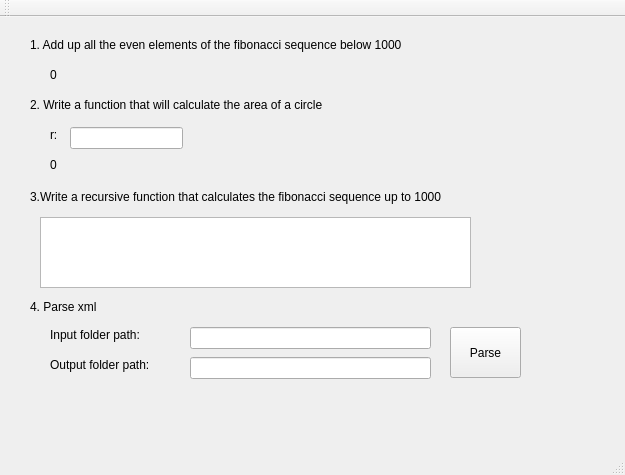
<?xml version="1.0" encoding="UTF-8"?>
<ui version="4.0">
 <class>MainWindow</class>
 <widget class="QMainWindow" name="MainWindow">
  <property name="geometry">
   <rect>
    <x>0</x>
    <y>0</y>
    <width>625</width>
    <height>475</height>
   </rect>
  </property>
  <property name="windowTitle">
   <string>MainWindow</string>
  </property>
  <widget class="QWidget" name="centralWidget">
   <widget class="QLabel" name="q1">
    <property name="geometry">
     <rect>
      <x>30</x>
      <y>20</y>
      <width>411</width>
      <height>16</height>
     </rect>
    </property>
    <property name="text">
     <string>1. Add up all the even elements of the fibonacci sequence below 1000</string>
    </property>
   </widget>
   <widget class="QLabel" name="label_q1_answer">
    <property name="geometry">
     <rect>
      <x>50</x>
      <y>50</y>
      <width>181</width>
      <height>16</height>
     </rect>
    </property>
    <property name="text">
     <string>0</string>
    </property>
   </widget>
   <widget class="QLabel" name="q1_2">
    <property name="geometry">
     <rect>
      <x>30</x>
      <y>80</y>
      <width>411</width>
      <height>16</height>
     </rect>
    </property>
    <property name="text">
     <string>2. Write a function that will calculate the area of a circle</string>
    </property>
   </widget>
   <widget class="QLineEdit" name="edit_q2_input">
    <property name="geometry">
     <rect>
      <x>70</x>
      <y>110</y>
      <width>113</width>
      <height>22</height>
     </rect>
    </property>
   </widget>
   <widget class="QLabel" name="label_q2_inputl">
    <property name="geometry">
     <rect>
      <x>50</x>
      <y>110</y>
      <width>55</width>
      <height>16</height>
     </rect>
    </property>
    <property name="text">
     <string>r:</string>
    </property>
   </widget>
   <widget class="QLabel" name="label_q2_answer">
    <property name="geometry">
     <rect>
      <x>50</x>
      <y>140</y>
      <width>251</width>
      <height>16</height>
     </rect>
    </property>
    <property name="text">
     <string>0</string>
    </property>
   </widget>
   <widget class="QLabel" name="label">
    <property name="geometry">
     <rect>
      <x>30</x>
      <y>170</y>
      <width>451</width>
      <height>20</height>
     </rect>
    </property>
    <property name="text">
     <string>3.Write a recursive function that calculates the fibonacci sequence up to 1000</string>
    </property>
   </widget>
   <widget class="QTextBrowser" name="text_q3_answer">
    <property name="geometry">
     <rect>
      <x>40</x>
      <y>200</y>
      <width>431</width>
      <height>71</height>
     </rect>
    </property>
   </widget>
   <widget class="QLabel" name="label_2">
    <property name="geometry">
     <rect>
      <x>30</x>
      <y>280</y>
      <width>451</width>
      <height>20</height>
     </rect>
    </property>
    <property name="text">
     <string>4. Parse xml</string>
    </property>
   </widget>
   <widget class="QLineEdit" name="edit_q4_inputfile">
    <property name="geometry">
     <rect>
      <x>190</x>
      <y>310</y>
      <width>241</width>
      <height>22</height>
     </rect>
    </property>
   </widget>
   <widget class="QLineEdit" name="edit_q4_outputfile">
    <property name="geometry">
     <rect>
      <x>190</x>
      <y>340</y>
      <width>241</width>
      <height>22</height>
     </rect>
    </property>
   </widget>
   <widget class="QLabel" name="label_q2_inputl_2">
    <property name="geometry">
     <rect>
      <x>50</x>
      <y>310</y>
      <width>101</width>
      <height>16</height>
     </rect>
    </property>
    <property name="text">
     <string>Input folder path:</string>
    </property>
   </widget>
   <widget class="QLabel" name="label_q2_inputl_3">
    <property name="geometry">
     <rect>
      <x>50</x>
      <y>340</y>
      <width>121</width>
      <height>16</height>
     </rect>
    </property>
    <property name="text">
     <string>Output folder path:</string>
    </property>
   </widget>
   <widget class="QPushButton" name="button_parse">
    <property name="geometry">
     <rect>
      <x>450</x>
      <y>310</y>
      <width>71</width>
      <height>51</height>
     </rect>
    </property>
    <property name="text">
     <string>Parse</string>
    </property>
   </widget>
  </widget>
  <widget class="QMenuBar" name="menuBar">
   <property name="geometry">
    <rect>
     <x>0</x>
     <y>0</y>
     <width>625</width>
     <height>26</height>
    </rect>
   </property>
  </widget>
  <widget class="QToolBar" name="mainToolBar">
   <attribute name="toolBarArea">
    <enum>TopToolBarArea</enum>
   </attribute>
   <attribute name="toolBarBreak">
    <bool>false</bool>
   </attribute>
  </widget>
  <widget class="QStatusBar" name="statusBar"/>
 </widget>
 <layoutdefault spacing="6" margin="11"/>
 <resources/>
 <connections/>
</ui>
